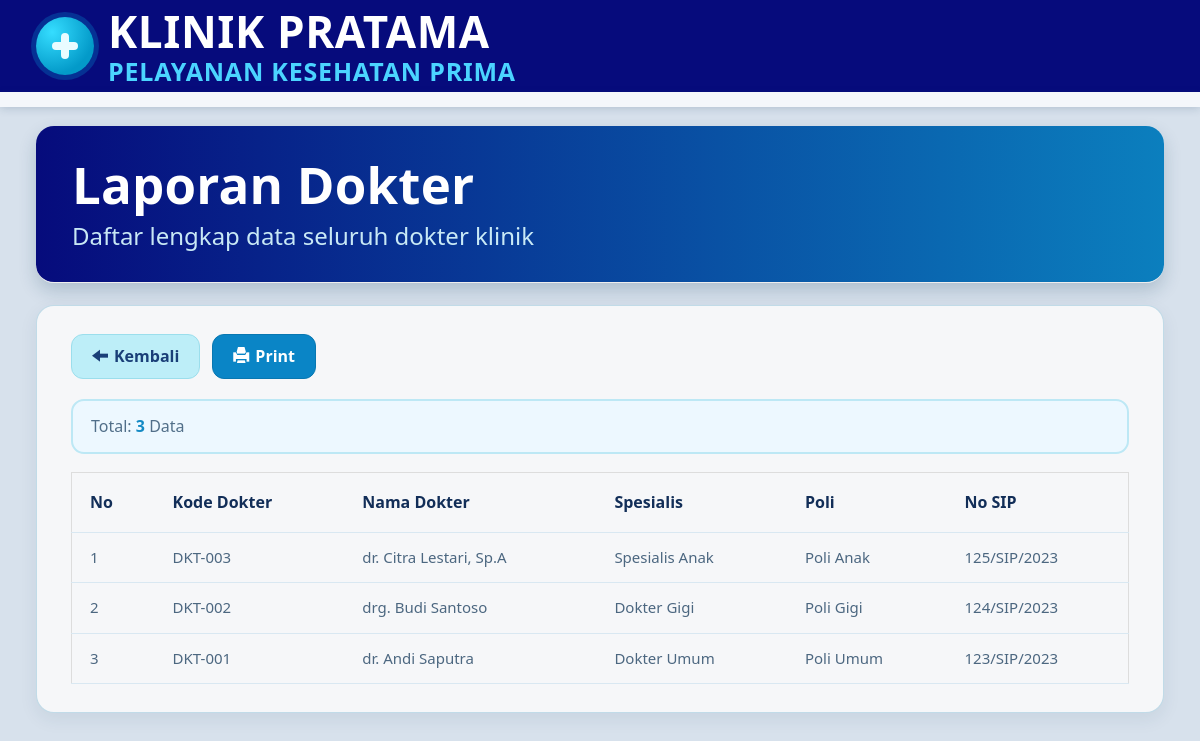
The page /laporan/laporan_simple.php?jenis=dokter (signed in) on the database its author committed.
### tables this page shows
CREATE TABLE `dokter` (
  `id` int(11) NOT NULL,
  `kode_dokter` varchar(20) DEFAULT NULL,
  `nama_dokter` varchar(100) NOT NULL,
  `jenis_kelamin` enum('L','P') NOT NULL,
  `spesialisasi` varchar(100) DEFAULT NULL,
  `no_sip` varchar(50) DEFAULT NULL,
  `no_telp` varchar(20) DEFAULT NULL,
  `alamat` text DEFAULT NULL,
  `poli_id` int(11) DEFAULT NULL,
  `status` enum('aktif','nonaktif') DEFAULT 'aktif',
  `created_at` timestamp NOT NULL DEFAULT current_timestamp()
);

CREATE TABLE `poli` (
  `id` int(11) NOT NULL,
  `nama_poli` varchar(100) NOT NULL,
  `keterangan` text DEFAULT NULL,
  `created_at` timestamp NOT NULL DEFAULT current_timestamp()
);

### laporan/laporan_simple.php (the view, shortened to what this page needs)
<?php
require_once '../config/auth.php';
$jenis = isset($_GET['jenis']) ? trim($_GET['jenis']) : '';
$config = [
    'pasien' => [
        'title' => 'Laporan Pasien',
        'subtitle' => 'Daftar lengkap data seluruh pasien klinik',
        'print_jenis' => 'pasien',
        'headers' => ['No', 'No RM', 'Nama Pasien', 'Jenis Kelamin', 'No HP', 'Alamat'],
        'sql' => 'SELECT no_rm, nama_pasien, jenis_kelamin, no_telp, alamat FROM pasien ORDER BY id DESC',
        'render' => function ($row, $no) {
            $jk = ($row['jenis_kelamin'] === 'L') ? 'Laki-laki' : 'Perempuan';
            return [$no, $row['no_rm'], $row['nama_pasien'], $jk, $row['no_telp'] ?? '-', $row['alamat'] ?? '-'];
        },
    ],
    'dokter' => [
        'title' => 'Laporan Dokter',
        'subtitle' => 'Daftar lengkap data seluruh dokter klinik',
        'print_jenis' => 'dokter',
        'headers' => ['No', 'Kode Dokter', 'Nama Dokter', 'Spesialis', 'Poli', 'No SIP'],
        'sql' => 'SELECT d.kode_dokter, d.nama_dokter, d.spesialisasi, p.nama_poli, d.no_sip FROM dokter d LEFT JOIN poli p ON d.poli_id = p.id ORDER BY d.id DESC',
        'render' => function ($row, $no) {
            return [$no, $row['kode_dokter'], $row['nama_dokter'], $row['spesialisasi'] ?? '-', $row['nama_poli'] ?? '-', $row['no_sip'] ?? '-'];
        },
    ],
    'poli' => [
        'title' => 'Laporan Poli',
        'subtitle' => 'Daftar lengkap data seluruh poli klinik',
        'print_jenis' => 'poli',
        'headers' => ['No', 'Nama Poli', 'Keterangan'],
        'sql' => 'SELECT nama_poli, keterangan FROM poli ORDER BY id DESC',
        'render' => function ($row, $no) {
            return [$no, $row['nama_poli'], $row['keterangan'] ?? '-'];
        },
    ],
];
$current = $config[$jenis];
$stmt = mysqli_prepare($koneksi, $current['sql']);
mysqli_stmt_execute($stmt);
$data = mysqli_stmt_get_result($stmt);
$totalRows = (int) mysqli_num_rows($data);
$maleCount = 0;
$femaleCount = 0;
function e($value)
{
    return htmlspecialchars((string) $value, ENT_QUOTES, 'UTF-8');
}
?>
<?php
require_once '../includes/header.php';
?>
<div class="container">
    <section class="page-header">
        <h2><?= e($current['title']); ?></h2>
        <p><?= e($current['subtitle']); ?></p>
    </section>
    <section class="content-card">
        <div class="toolbar-row">
            <div class="toolbar-actions">
                <a href="index.php" class="btn btn-back"><span class="glyphicon glyphicon-arrow-left" aria-hidden="true"></span>Kembali</a>
                <a href="print.php?jenis=<?= urlencode($current['print_jenis']); ?>" target="_blank" class="btn btn-primary"><span class="glyphicon glyphicon-print" aria-hidden="true"></span>Print</a>
            </div>
        </div>
        <div class="report-summary">
            <?php if ($jenis === 'pasien') { ?>
                Total: <strong><?= $totalRows; ?></strong> Pasien
                <span style="margin-left:16px;">Laki-laki: <strong><?= $maleCount; ?></strong></span>
                <span class="female-count" style="margin-left:16px;">Perempuan: <strong><?= $femaleCount; ?></strong></span>
            <?php } else { ?>
                Total: <strong><?= $totalRows; ?></strong> Data
            <?php } ?>
        </div>
        <div class="table-wrapper">
            <table class="table table-bordered">
                <thead>
                    <tr>
                        <?php foreach ($current['headers'] as $header) { ?>
                            <th><?= e($header); ?></th>
                        <?php } ?>
                    </tr>
                </thead>
                <tbody>
                <?php $no = 1; while ($row = mysqli_fetch_assoc($data)) { ?>
                    <?php $cells = $current['render']($row, $no++); ?>
                    <tr>
                        <?php foreach ($cells as $cellIndex => $cell) { ?>
                            <td>
                                <?php if ($jenis === 'pasien' && $cellIndex === 1) { ?>
                                    <span class="table-key"><?= e($cell); ?></span>
                                <?php } elseif ($jenis === 'pasien' && $cellIndex === 3) { ?>
                                    <span class="gender-badge <?= ((string) $cell === 'Laki-laki') ? 'gender-badge-male' : 'gender-badge-female'; ?>">
                                        <?= e($cell); ?>
                                    </span>
                                <?php } else { ?>
                                    <?= e($cell); ?>
                                <?php } ?>
                            </td>
                        <?php } ?>
                    </tr>
                <?php } ?>
                </tbody>
            </table>
        </div>
    </section>
</div>
<?php require_once '../includes/footer.php'; ?>

### assets/css/style.css (style rules this page uses)
:root { --blue-900: #060b7c; --blue-700: #0d4f97; --blue-500: #0d83c3; --sky-200: #b9eaf5; --sky-100: #def7ff; --bg-app: #d7e1ec; --bg-card: #f6f7f9; --text-900: #102f5d; --text-700: #3f607f; --danger: #ee3f52; --white: #ffffff; }
* { box-sizing: border-box; }
html, body { min-height: 100%; }
body { margin: 0; font-family: "Poppins", "Segoe UI", Arial, sans-serif; color: var(--text-900); background: var(--bg-app); -webkit-font-smoothing: antialiased; -moz-osx-font-smoothing: grayscale; }
a, .btn { transition: all 0.2s ease; }
.clinic-main .container, .clinic-main .container-fluid { width: 100%; max-width: none; margin: 0; padding: 0; }
.page-header { margin: 0; background: linear-gradient(90deg, #060b7c 0%, #0b7fbe 100%); color: #ffffff; border-radius: 18px; box-shadow: 0 8px 18px rgba(16, 58, 92, 0.2); padding: 30px 36px; }
.page-header h1, .page-header h2 { margin: 0; font-size: 51px; font-weight: 700; letter-spacing: 0.2px; }
.page-header p { margin: 8px 0 0; font-size: 24px; color: rgba(208, 240, 250, 0.96); line-height: 1.35; }
.content-card { margin-top: 22px; background: var(--bg-card); border-radius: 18px; border: 1px solid rgba(184, 214, 230, 0.85); box-shadow: 0 6px 18px rgba(20, 63, 91, 0.08); padding: 28px 34px; }
.toolbar-row { display: flex; justify-content: space-between; align-items: center; flex-wrap: wrap; gap: 14px; margin-bottom: 20px; }
.toolbar-actions { display: flex; align-items: center; gap: 12px; flex-wrap: wrap; }
.btn { border-radius: 12px; border: 1px solid transparent; font-weight: 700; padding: 10px 20px; font-size: 16px; box-shadow: none; }
.btn .glyphicon { margin-right: 6px; }
.btn-primary, .btn-success, .btn-warning { background: #0a85c6; border-color: #0877b1; color: #ffffff; }
.btn-secondary, .btn-back { background: #bdeef8; border-color: #9bdeec; color: #1a3f78; }
.table-wrapper { width: 100%; overflow-x: auto; }
.table { width: 100%; border-collapse: collapse; margin-bottom: 0; background: transparent; }
.table > thead > tr > th, .table > tbody > tr > td { border-left: none; border-right: none; border-top: none; border-bottom: 1px solid #d9e8f2; padding: 14px 18px; vertical-align: middle; background: transparent; white-space: nowrap; }
.table > thead > tr > th { font-size: 16px; font-weight: 700; color: #122e58; padding-top: 18px; padding-bottom: 18px; }
.table > tbody > tr > td { color: #4c6780; font-size: 15px; }
.report-summary { margin: 10px 0 18px; border-radius: 13px; border: 2px solid #bde8f5; background: #edf8ff; padding: 14px 18px; font-size: 16px; color: #516f89; }
.report-summary strong { color: #148ac4; }

### rows shown on the page
dokter: cell "1", kode_dokter "DKT-003", nama_dokter "dr. Citra Lestari, Sp.A", spesialisasi "Spesialis Anak", poli.nama_poli "Poli Anak", no_sip "125/SIP/2023"
dokter: cell "2", kode_dokter "DKT-002", nama_dokter "drg. Budi Santoso", spesialisasi "Dokter Gigi", poli.nama_poli "Poli Gigi", no_sip "124/SIP/2023"
dokter: cell "3", kode_dokter "DKT-001", nama_dokter "dr. Andi Saputra", spesialisasi "Dokter Umum", poli.nama_poli "Poli Umum", no_sip "123/SIP/2023"

### other values the page prints
$current['title'] "Laporan Dokter"
$current['subtitle'] "Daftar lengkap data seluruh dokter klinik"
$totalRows "3"
$header "No"
$header "Kode Dokter"
$header "Nama Dokter"
$header "Spesialis"
$header "Poli"
$header "No SIP"
